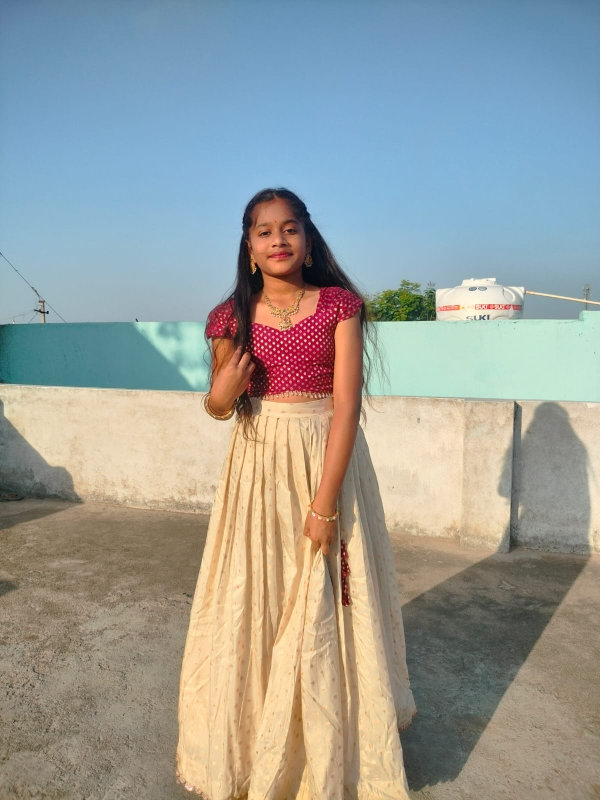
#> input picture backend/collect_failures/real/cameraimage1.jpeg, 1200 x 1600 px (shown at 1/2 size); its folder holds only this picture in this run
$ python -i tampering_localizer.py   (imports and definitions only)   (older library calls are emulated)
#> lines starting #> are read from the running program, lines starting #| are printed output that depends on the picture
"""
Tampering Localizer
===================
Generates a visual tamper-heatmap by combining:

  1. Error Level Analysis (ELA)
     Re-compress the image at a known JPEG quality; genuine camera photos show
     uniform ELA residuals, while spliced/edited regions show elevated errors.

  2. Noise Residual Map
     High-frequency Wiener-denoising residual amplified × 8.  Inconsistent
     noise patterns across regions indicate compositing or re-sampling.

  3. Block-level Laplacian variance map
     Detects sharpness inconsistency between image blocks — a tell-tale sign
     of copy-paste operations or content-aware fill.

The three maps are fused into a single heatmap overlay (JET colormap) which
is returned as a base64-encoded PNG data URI.

Dependencies: cv2, numpy, PIL (all guaranteed available per requirements).
"""

from __future__ import annotations

import base64
import io
import logging
from typing import List, Optional, Tuple

import cv2
import numpy as np
from PIL import Image

from .schemas import RegionFlag

logger = logging.getLogger(__name__)

# ─────────────────────────────────────────────────────────────────────────────
# Constants
# ─────────────────────────────────────────────────────────────────────────────

_ELA_QUALITY    = 75     # JPEG quality used for ELA re-compression
_ELA_AMPLIFY    = 10     # Amplification factor for ELA difference map
_NOISE_AMPLIFY  = 8      # Amplification factor for noise residual
_BLOCK_SIZE     = 64     # Block size (px) for Laplacian variance map
_HEATMAP_ALPHA  = 0.55   # Overlay opacity for the heatmap blend
_MAX_SIDE       = 1024   # Resize large images before analysis (speeds things up)

# Score weights for the fused tamper estimate
_W_ELA    = 0.45
_W_NOISE  = 0.30
_W_LAP    = 0.25

# ─────────────────────────────────────────────────────────────────────────────
# Helpers
# ─────────────────────────────────────────────────────────────────────────────

# [165 lines left out: functions _resize_if_large, _to_rgb, _to_jpeg_bytes, _normalise, _ela_map, _noise_residual_map and 3 more, not called in this run]


# ─────────────────────────────────────────────────────────────────────────────
# Public API
# ─────────────────────────────────────────────────────────────────────────────

# [17 lines that did not run here, left out]


# [50 lines that did not run here, left out]

>>> import cv2
>>> picture = cv2.imread('../collect_failures/real/cameraimage1.jpeg', cv2.IMREAD_GRAYSCALE)
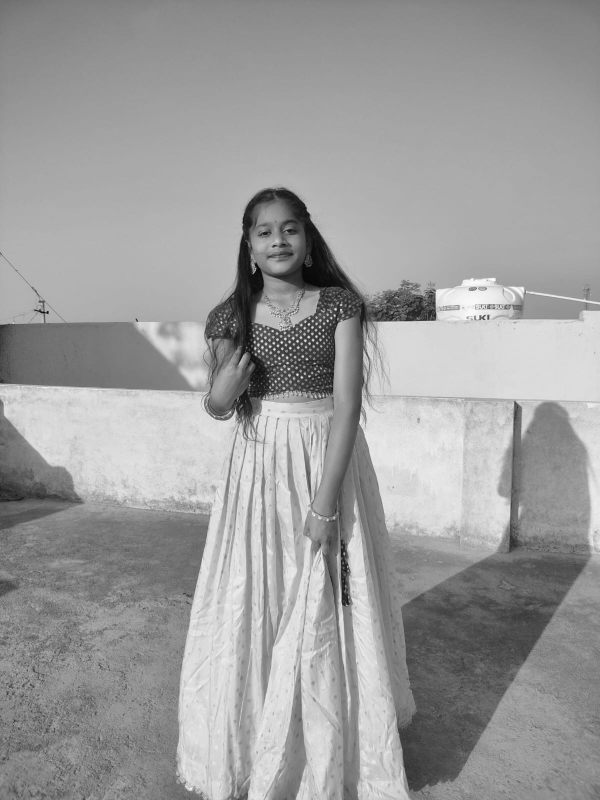
#> picture: shape (1600, 1200) (shown at 1/2 size); min 0, max 255, mean 156.3
#> (the run stopped early here; a loop or call above may not have finished)
